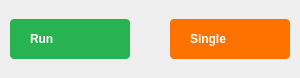
<?xml version="1.0" encoding="UTF-8"?>
<ui version="4.0">
 <class>RunSingleWidget</class>
 <widget class="QWidget" name="RunSingleWidget">
  <property name="geometry">
   <rect>
    <x>0</x>
    <y>0</y>
    <width>300</width>
    <height>78</height>
   </rect>
  </property>
  <property name="minimumSize">
   <size>
    <width>300</width>
    <height>0</height>
   </size>
  </property>
  <property name="maximumSize">
   <size>
    <width>300</width>
    <height>16777215</height>
   </size>
  </property>
  <property name="windowTitle">
   <string>Form</string>
  </property>
  <layout class="QHBoxLayout" name="horizontalLayout">
   <property name="spacing">
    <number>40</number>
   </property>
   <property name="leftMargin">
    <number>10</number>
   </property>
   <property name="topMargin">
    <number>10</number>
   </property>
   <property name="rightMargin">
    <number>10</number>
   </property>
   <property name="bottomMargin">
    <number>10</number>
   </property>
   <item>
    <widget class="QPushButton" name="runButton">
     <property name="layoutDirection">
      <enum>Qt::RightToLeft</enum>
     </property>
     <property name="styleSheet">
      <string notr="true">QPushButton {
  width: 80px;
  height: 40px;
  border-radius: 4px;
  background-color: #27b34f;
  color: white;
  
  font-weight: bold;

  text-align: left;
  padding-left: 20px;
  padding-right: 20px;
}

QPushButton[running=true] {
  background-color: #F45000;
}

QPushButton:disabled {
  background-color: grey;
}</string>
     </property>
     <property name="text">
      <string>Run</string>
     </property>
     <property name="icon">
      <iconset resource="../gui/res/resources.qrc">
       <normaloff>:/gui/icons/play.svg</normaloff>
       <normalon>:/gui/icons/scopy-default/icons/play_stop.svg</normalon>
       <selectedon>:/gui/icons/scopy-default/icons/play_stop.svg</selectedon>:/gui/icons/play.svg</iconset>
     </property>
     <property name="iconSize">
      <size>
       <width>8</width>
       <height>10</height>
      </size>
     </property>
     <property name="checkable">
      <bool>true</bool>
     </property>
    </widget>
   </item>
   <item>
    <spacer name="horizontalSpacer">
     <property name="orientation">
      <enum>Qt::Horizontal</enum>
     </property>
     <property name="sizeHint" stdset="0">
      <size>
       <width>40</width>
       <height>20</height>
      </size>
     </property>
    </spacer>
   </item>
   <item>
    <widget class="QPushButton" name="singleButton">
     <property name="layoutDirection">
      <enum>Qt::RightToLeft</enum>
     </property>
     <property name="styleSheet">
      <string notr="true">QPushButton {
  width: 80px;
  height: 40px;
  border-radius: 4px;
  background-color: #ff7200;
  color: white;
  
  font-weight: bold;

  text-align: left;
  padding-left: 20px;
  padding-right: 20px;
}

QPushButton[running=true] {
  background-color: #F45000;
}

QPushButton:disabled {
  background-color: grey;
}</string>
     </property>
     <property name="text">
      <string>Single</string>
     </property>
     <property name="icon">
      <iconset resource="../gui/res/resources.qrc">
       <normaloff>:/gui/icons/play_oneshot.svg</normaloff>
       <normalon>:/gui/icons/scopy-default/icons/play_stop.svg</normalon>:/gui/icons/play_oneshot.svg</iconset>
     </property>
     <property name="iconSize">
      <size>
       <width>10</width>
       <height>10</height>
      </size>
     </property>
     <property name="checkable">
      <bool>true</bool>
     </property>
    </widget>
   </item>
  </layout>
 </widget>
 <resources>
  <include location="../gui/res/resources.qrc"/>
 </resources>
 <connections/>
</ui>
